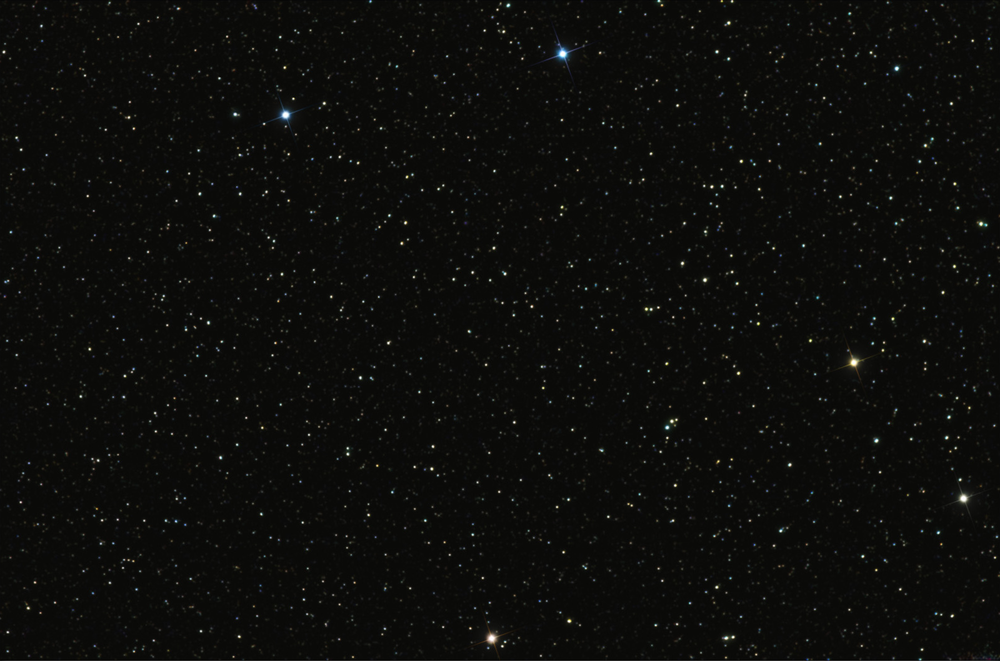
#> input picture documents/brief/a.png, 1000 x 661 px, shrunk from 1600 x 1057 before the run
$ jupyter execute detectImage.ipynb
#> lines starting #> are read from the running program, lines starting #| are printed output that depends on the picture
[cell 1]
import cv2
import matplotlib.pyplot as plt

[cell 2]
# read images
a = cv2.imread("documents/brief/a.png", 0)
#> a: shape (661, 1000); min 3, max 255, mean 12.2
b = cv2.imread("documents/brief/b.png", 0)
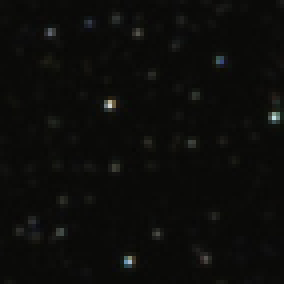
#> input picture documents/brief/b.png, 71 x 71 px, shrunk from 114 x 114 before the run (shown 4 times larger)
#> b: shape (71, 71); min 6, max 214, mean 11.6
c = cv2.imread("documents/brief/c.png", 0)
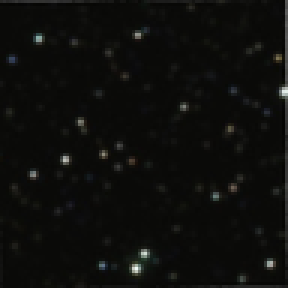
#> input picture documents/brief/c.png, 96 x 96 px, shrunk from 154 x 154 before the run (shown 3 times larger)
#> c: shape (96, 96); min 3, max 243, mean 13.2

# equalize histograms
img1 = cv2.equalizeHist(a)
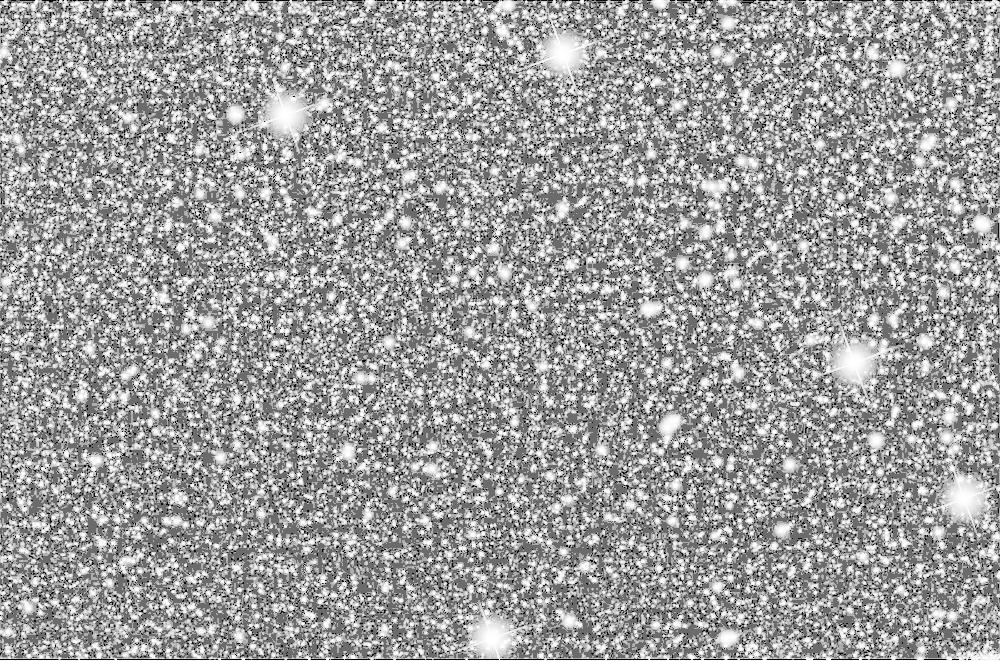
#> img1: shape (661, 1000); min 0, max 255, mean 156.2
img2 = cv2.equalizeHist(b)
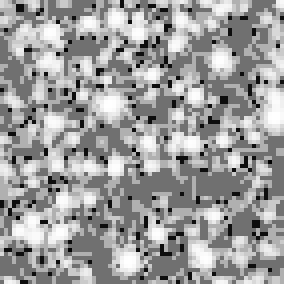
#> img2: shape (71, 71) (shown 4 times larger); min 0, max 255, mean 156.9
img3 = cv2.equalizeHist(c)
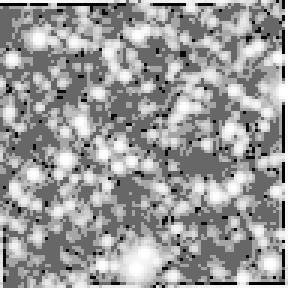
#> img3: shape (96, 96) (shown 3 times larger); min 0, max 255, mean 154.2

# create sift feature extractor object
sift = cv2.xfeatures2d.SIFT_create()

# detect keypoints
kp1, des1 = sift.detectAndCompute(img1, None)
#> kp1 = 19490 keypoints; strongest (x, y, size): (529, 10, 1.9), (825, 104, 2.2), (87, 225, 1.9), (895, 43, 2)
kp2, des2 = sift.detectAndCompute(img3, None)
#> kp2 = 280 keypoints; strongest (x, y, size): (4, 20, 3.3), (49, 29, 2.7), (69, 48, 2.7), (13, 36, 2.1)

# create bf keypoint matcher
bf = cv2.BFMatcher()

matches = bf.knnMatch(des1, des2, k=2)
#> matches = 19490 matches
good = []
for m, n in matches:
    if(m.distance < 0.4 * n.distance):
        good.append([m])
#> after the loop, good = 29 matches

newimg = cv2.drawMatchesKnn(a, kp1, c, kp2, good, img1, flags=2)
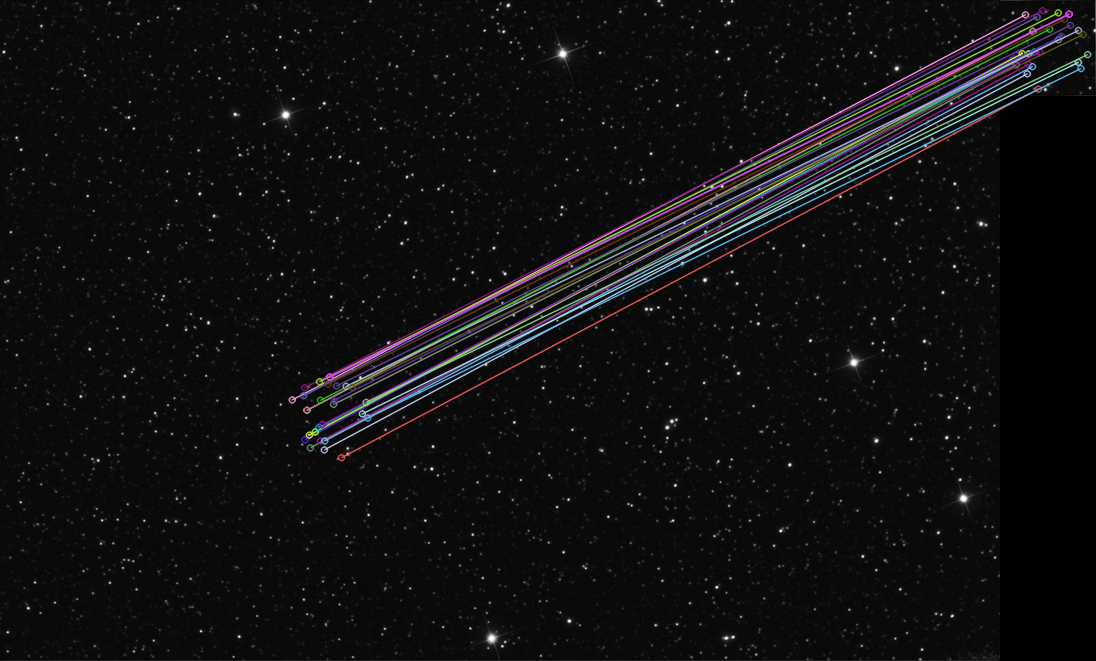
#> newimg: shape (661, 1096, 3); mean of channels 0, 1, 2 15.9, 15.3, 15.7; drawn as B, G, R
cv2.imwrite(r"documents/brief/output.png", newimg)
plt.imshow(newimg, 'gray')
